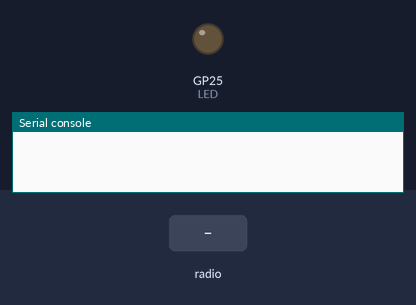
Recording of a program running on a simulated Raspberry Pi Pico running CircuitPython. Parts: output pins drawn as LEDs (lit = HIGH), the last lines printed to the serial console. The inputs (shaded band) are chosen by the test bench. No radio messages arrive unless stated (any console line starting 'radio sent:' is added by the test bench).

Above: at 1.2 s.
1.3 s: radio message "1" arrives
At 2.6 s:
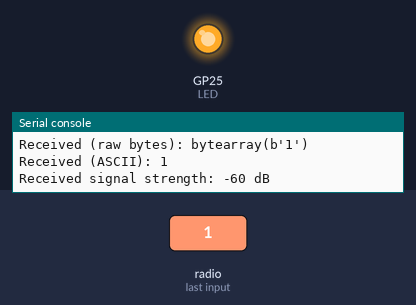
Timing chart, 0 to 8.8 s (numbered marks = the images above; inputs shaded):
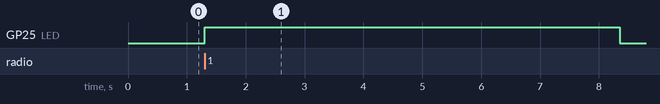

Measured:
- after the input at 1.3 s, GP25 (LED): LOW → HIGH at once, → LOW 7.1 s later

The program:

RH_server.py
```python
# RH_server
import board
import busio
import digitalio
import time

import adafruit_rfm9x

# wiring pins
RST=board.GP22
SPI_CS= board.GP17
SPI_MISO= board.GP16
SPI_MOSI=board.GP19
SPI_SCK=board.GP18
LED=board.LED # some board might not have LED defined

# Define radio parameters.
RADIO_FREQ_MHZ = 868.1  #

# Define pins connected to the chip, use these if wiring up the breakout according to the guide:
CS = digitalio.DigitalInOut(SPI_CS)
RESET = digitalio.DigitalInOut(RST)


# Define the onboard LED
LED = digitalio.DigitalInOut(LED)
LED.direction = digitalio.Direction.OUTPUT

# Initialize SPI bus.
spi = busio.SPI(SPI_SCK, MOSI=SPI_MOSI, MISO=SPI_MISO)

# Initialze RFM radio
rfm9x = adafruit_rfm9x.RFM9x(spi, CS, RESET, RADIO_FREQ_MHZ)

# Note that the radio is configured in LoRa mode so you can't control sync
# word, encryption, frequency deviation, or other settings!

# You can however adjust the transmit power (in dB).  The default is 13 dB but
# high power radios like the RFM95 can go up to 23 dB:
#rfm9x.tx_power = 13

# Send the first packet to get the server to respond.

packet_count=1

def sendPacket():
    global packet_count

    rfm9x.send(bytes(f"Server Packet {packet_count}\r\n", "utf-8"))
    print(f"Sent packet {packet_count}")
    packet_count+=1

# Wait to receive packets.  Note that this library can't receive data at a fast

while True:
    packet = rfm9x.receive(timeout=5.0)

    # If no packet was received during the timeout then None is returned.
    if packet is None:
        # Packet has not been received
        LED.value = False
        print(".",end="")
    else:
        # Received a packet!
        LED.value = True
        # Print out the raw bytes of the packet:
        print("Received (raw bytes): {0}".format(packet))
        # And decode to ASCII text and print it too.  Note that you always
        # receive raw bytes and need to convert to a text format like ASCII
        # if you intend to do string processing on your data.  Make sure the
        # sending side is sending ASCII data before you try to decode!
        packet_text = str(packet, "ascii")
        print("Received (ASCII): {0}".format(packet_text))
        # Also read the RSSI (signal strength) of the last received message and
        # print it.
        rssi = rfm9x.last_rssi
        print("Received signal strength: {0} dB".format(rssi))
        time.sleep(2)
        sendPacket()
```
